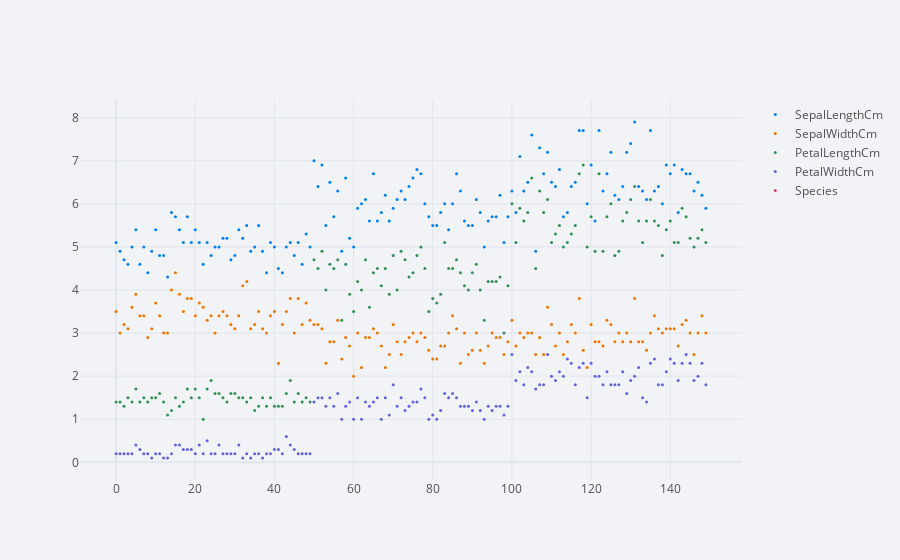

The code cell stored with this chart in its notebook:
### Code cell
df.iplot(kind='scatter',mode='markers',size=3)

### Figure 1 — Plotly figure (JSON) as saved in the notebook; plotly's stock layout.template omitted (floating-point values rounded to 4 significant figures; data arrays with more than 128 entries replaced by an {"elided": "..."} marker saying what was removed)
{"data": [{"line": {"color": "rgba(0, 128, 240, 1.0)", "dash": "solid", "shape": "linear", "width": 1.3}, "marker": {"size": 3, "symbol": "circle"}, "mode": "markers", "name": "SepalLengthCm", "text": "", "type": "scatter", "x": {"elided": "150 int values"}, "y": {"elided": "150 float values"}}, {"line": {"color": "rgba(238, 118, 0, 1.0)", "dash": "solid", "shape": "linear", "width": 1.3}, "marker": {"size": 3, "symbol": "circle"}, "mode": "markers", "name": "SepalWidthCm", "text": "", "type": "scatter", "x": {"elided": "150 int values"}, "y": {"elided": "150 float values"}}, {"line": {"color": "rgba(48, 144, 84, 1.0)", "dash": "solid", "shape": "linear", "width": 1.3}, "marker": {"size": 3, "symbol": "circle"}, "mode": "markers", "name": "PetalLengthCm", "text": "", "type": "scatter", "x": {"elided": "150 int values"}, "y": {"elided": "150 float values"}}, {"line": {"color": "rgba(98, 98, 222, 1.0)", "dash": "solid", "shape": "linear", "width": 1.3}, "marker": {"size": 3, "symbol": "circle"}, "mode": "markers", "name": "PetalWidthCm", "text": "", "type": "scatter", "x": {"elided": "150 int values"}, "y": {"elided": "150 float values"}}, {"line": {"color": "rgba(217, 66, 85, 1.0)", "dash": "solid", "shape": "linear", "width": 1.3}, "marker": {"size": 3, "symbol": "circle"}, "mode": "markers", "name": "Species", "text": "", "type": "scatter", "x": {"elided": "150 int values"}, "y": {"elided": "150 str values"}}], "layout": {"legend": {"bgcolor": "#F2F3F7", "font": {"color": "#505050"}}, "paper_bgcolor": "#F2F3F7", "plot_bgcolor": "#F2F3F7", "title": {"font": {"color": "#484848"}}, "xaxis": {"gridcolor": "#E1E5ED", "showgrid": true, "tickfont": {"color": "#505050"}, "title": {"font": {"color": "#505050"}, "text": ""}, "zerolinecolor": "#E1E5ED"}, "yaxis": {"gridcolor": "#E1E5ED", "showgrid": true, "tickfont": {"color": "#505050"}, "title": {"font": {"color": "#505050"}, "text": ""}, "zerolinecolor": "#E1E5ED"}}}
